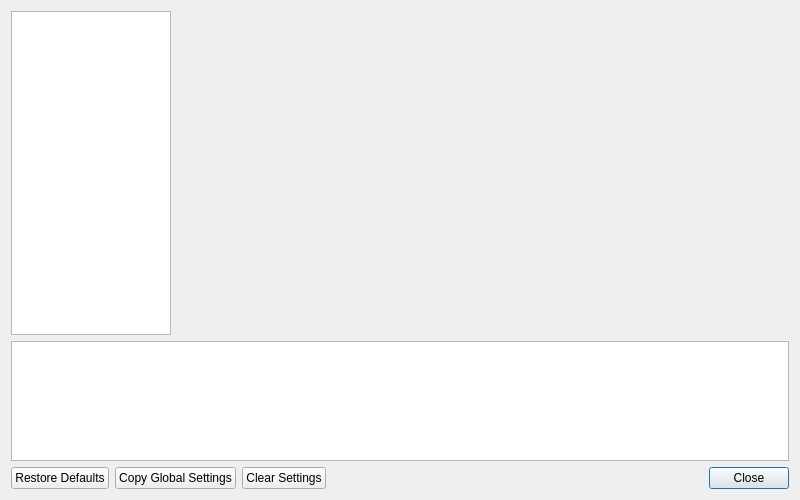
<?xml version="1.0" encoding="UTF-8"?>
<ui version="4.0">
 <class>SettingsWindow</class>
 <widget class="QWidget" name="SettingsWindow">
  <property name="geometry">
   <rect>
    <x>0</x>
    <y>0</y>
    <width>800</width>
    <height>500</height>
   </rect>
  </property>
  <property name="sizePolicy">
   <sizepolicy hsizetype="Preferred" vsizetype="Preferred">
    <horstretch>0</horstretch>
    <verstretch>0</verstretch>
   </sizepolicy>
  </property>
  <property name="windowTitle">
   <string>PCSX2 Settings</string>
  </property>
  <property name="windowIcon">
   <iconset>
    <normalon>:/icons/AppIcon64.png</normalon>
   </iconset>
  </property>
  <layout class="QGridLayout" name="gridLayout" columnstretch="0,0">
   <item row="2" column="0" colspan="2">
    <layout class="QHBoxLayout" name="footerLayout">
     <item>
      <widget class="QPushButton" name="restoreDefaultsButton">
       <property name="text">
        <string>Restore Defaults</string>
       </property>
      </widget>
     </item>
     <item>
      <widget class="QPushButton" name="copyGlobalSettingsButton">
       <property name="text">
        <string>Copy Global Settings</string>
       </property>
      </widget>
     </item>
     <item>
      <widget class="QPushButton" name="clearGameSettingsButton">
       <property name="text">
        <string>Clear Settings</string>
       </property>
      </widget>
     </item>
     <item>
      <spacer name="horizontalSpacer">
       <property name="orientation">
        <enum>Qt::Horizontal</enum>
       </property>
       <property name="sizeHint" stdset="0">
        <size>
         <width>40</width>
         <height>20</height>
        </size>
       </property>
      </spacer>
     </item>
     <item>
      <widget class="QPushButton" name="closeButton">
       <property name="text">
        <string>Close</string>
       </property>
       <property name="default">
        <bool>true</bool>
       </property>
      </widget>
     </item>
    </layout>
   </item>
   <item row="0" column="0">
    <widget class="QListWidget" name="settingsCategory">
     <property name="sizePolicy">
      <sizepolicy hsizetype="Preferred" vsizetype="Preferred">
       <horstretch>0</horstretch>
       <verstretch>0</verstretch>
      </sizepolicy>
     </property>
     <property name="minimumSize">
      <size>
       <width>160</width>
       <height>0</height>
      </size>
     </property>
     <property name="maximumSize">
      <size>
       <width>160</width>
       <height>16777215</height>
      </size>
     </property>
     <property name="iconSize">
      <size>
       <width>32</width>
       <height>32</height>
      </size>
     </property>
    </widget>
   </item>
   <item row="0" column="1">
    <widget class="QStackedWidget" name="settingsContainer">
     <property name="minimumSize">
      <size>
       <width>500</width>
       <height>0</height>
      </size>
     </property>
    </widget>
   </item>
   <item row="1" column="0" colspan="2">
    <widget class="QTextEdit" name="helpText">
     <property name="minimumSize">
      <size>
       <width>0</width>
       <height>120</height>
      </size>
     </property>
     <property name="maximumSize">
      <size>
       <width>16777215</width>
       <height>120</height>
      </size>
     </property>
     <property name="readOnly">
      <bool>true</bool>
     </property>
    </widget>
   </item>
  </layout>
 </widget>
 <resources>
  <include location="../resources/resources.qrc"/>
 </resources>
 <connections/>
</ui>
